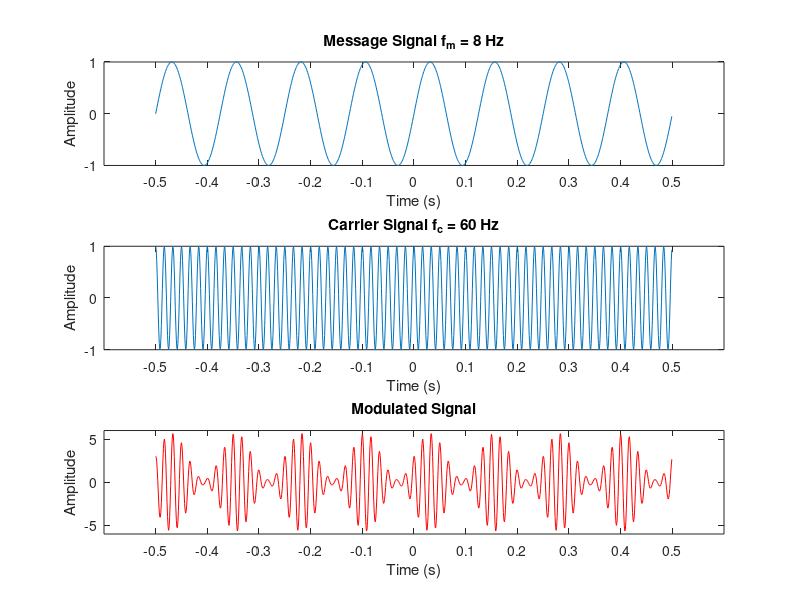
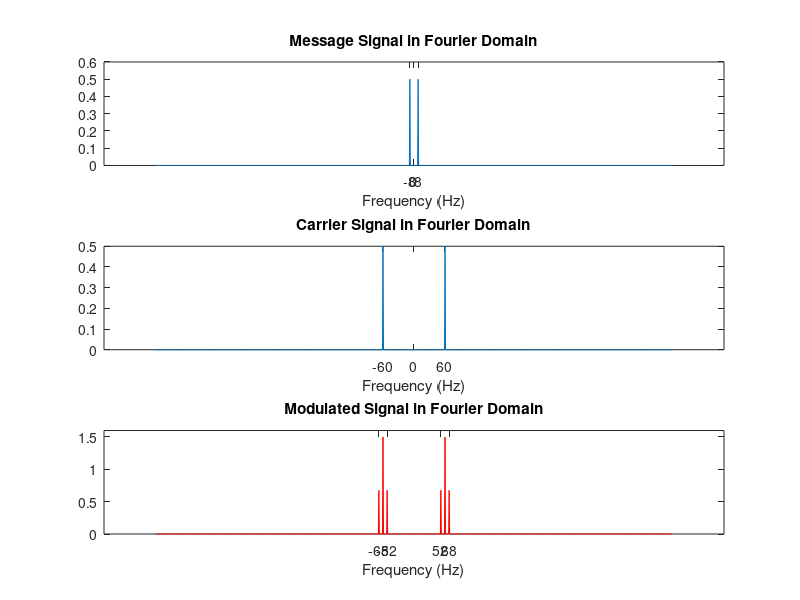

MATLAB code for these plots, in order:
clear all
close all
clc

dt = 0.001; % time step
T = 1; % full span pf time?
t = -T/2:dt:(T/2)-dt; % seconds
f_m = 8; % Hz
f_c = 60; % Hz
A_c = 3; % gain of carrier
u = 0.9; % modulation index

m_t = sin(2*pi*f_m*t); % message signal in time domain
c_t = cos(2*pi*f_c*t); % carrier signal in time domain
s_t = A_c.*(1+(u*m_t)).*c_t; % modulated signal in time domain

figure(1)
subplot(3,1,1)
plot(t,m_t)
xlabel('Time (s)')
ylabel('Amplitude')
title('Message Signal f_m = 8 Hz')
xticks([-0.5 -0.4 -0.3 -0.2 -0.1 0 0.1 0.2 0.3 0.4 0.5])
yticks([-1 0 1])

subplot(3,1,2)
plot(t,c_t)
xlabel('Time (s)')
ylabel('Amplitude')
title('Carrier Signal f_c = 60 Hz')
xticks([-0.5 -0.4 -0.3 -0.2 -0.1 0 0.1 0.2 0.3 0.4 0.5])
yticks([-1 0 1])

subplot(3,1,3)
plot(t,s_t,'r')
xlabel('Time (s)')
ylabel('Amplitude')
title('Modulated Signal')
xticks([-0.5 -0.4 -0.3 -0.2 -0.1 0 0.1 0.2 0.3 0.4 0.5])
yticks([-5 0 5])

df = 1/T;
f = -1/(2*dt):df:1/(2*dt)-df; 

M_f = fftshift(fft(fftshift(m_t)))*dt; % message signal in frequency domain
C_f = fftshift(fft(fftshift(c_t)))*dt; % carrier signal in frequency domain
S_f = fftshift(fft(fftshift(s_t)))*dt; % modulated signal in frequency domain

figure(2)
subplot(3,1,1)
plot(f,abs(M_f))
xlabel('Frequency (Hz)')
title('Message Signal in Fourier Domain')
xticks([-8 0 8])
yticks([0 0.1 0.2 0.3 0.4 0.5 0.6])

subplot(3,1,2)
plot(f,abs(C_f))
xlabel('Frequency (Hz)')
title('Carrier Signal in Fourier Domain')
xticks([-60 0 60])
yticks([0 0.1 0.2 0.3 0.4 0.5 0.6])

subplot(3,1,3)
plot(f,abs(S_f),'r')
xlabel('Frequency (Hz)')
title('Modulated Signal in Fourier Domain')
xticks([-68 -52 52 68])
yticks([0 0.5 1 1.5])
